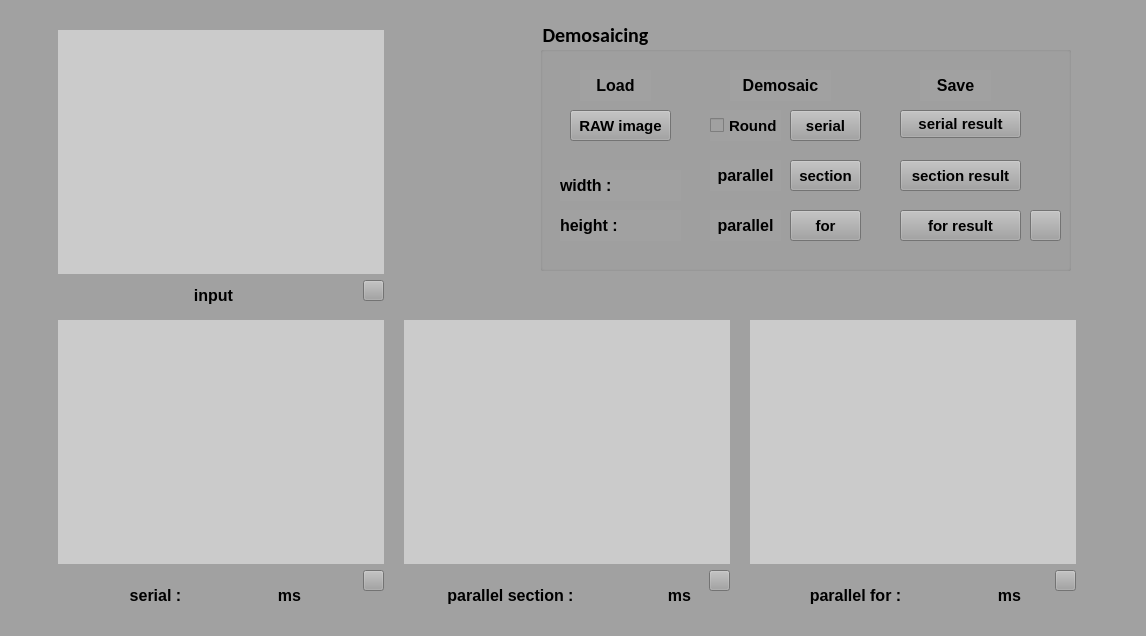
<?xml version="1.0" encoding="UTF-8"?>
<ui version="4.0">
 <class>QtBayerClass</class>
 <widget class="QMainWindow" name="QtBayerClass">
  <property name="geometry">
   <rect>
    <x>0</x>
    <y>0</y>
    <width>1146</width>
    <height>636</height>
   </rect>
  </property>
  <property name="windowTitle">
   <string>Demosaic(8bit-&gt;10bit)</string>
  </property>
  <property name="layoutDirection">
   <enum>Qt::LeftToRight</enum>
  </property>
  <property name="styleSheet">
   <string notr="true">background-color: rgb(161, 161, 161);</string>
  </property>
  <widget class="QWidget" name="centralWidget">
   <widget class="QLabel" name="label_input">
    <property name="geometry">
     <rect>
      <x>58</x>
      <y>30</y>
      <width>326</width>
      <height>244</height>
     </rect>
    </property>
    <property name="styleSheet">
     <string notr="true">background-color: rgb(203, 203, 203);</string>
    </property>
    <property name="text">
     <string/>
    </property>
   </widget>
   <widget class="QLabel" name="label_serial">
    <property name="geometry">
     <rect>
      <x>58</x>
      <y>320</y>
      <width>326</width>
      <height>244</height>
     </rect>
    </property>
    <property name="styleSheet">
     <string notr="true">background-color: rgb(203, 203, 203);</string>
    </property>
    <property name="text">
     <string/>
    </property>
   </widget>
   <widget class="QLabel" name="label_section">
    <property name="geometry">
     <rect>
      <x>404</x>
      <y>320</y>
      <width>326</width>
      <height>244</height>
     </rect>
    </property>
    <property name="styleSheet">
     <string notr="true">background-color: rgb(203, 203, 203);</string>
    </property>
    <property name="text">
     <string/>
    </property>
   </widget>
   <widget class="QLabel" name="label_for">
    <property name="geometry">
     <rect>
      <x>750</x>
      <y>320</y>
      <width>326</width>
      <height>244</height>
     </rect>
    </property>
    <property name="styleSheet">
     <string notr="true">background-color: rgb(203, 203, 203);</string>
    </property>
    <property name="text">
     <string/>
    </property>
   </widget>
   <widget class="QLabel" name="label">
    <property name="geometry">
     <rect>
      <x>178</x>
      <y>280</y>
      <width>71</width>
      <height>31</height>
     </rect>
    </property>
    <property name="text">
     <string>&lt;html&gt;&lt;head/&gt;&lt;body&gt;&lt;p align=&quot;center&quot;&gt;&lt;span style=&quot; font-size:12pt; font-weight:600;&quot;&gt;input&lt;/span&gt;&lt;/p&gt;&lt;/body&gt;&lt;/html&gt;</string>
    </property>
   </widget>
   <widget class="QLabel" name="label_2">
    <property name="geometry">
     <rect>
      <x>120</x>
      <y>580</y>
      <width>71</width>
      <height>31</height>
     </rect>
    </property>
    <property name="text">
     <string>&lt;html&gt;&lt;head/&gt;&lt;body&gt;&lt;p align=&quot;center&quot;&gt;&lt;span style=&quot; font-size:12pt; font-weight:600;&quot;&gt;serial :&lt;/span&gt;&lt;/p&gt;&lt;/body&gt;&lt;/html&gt;</string>
    </property>
   </widget>
   <widget class="QLabel" name="label_3">
    <property name="geometry">
     <rect>
      <x>440</x>
      <y>580</y>
      <width>141</width>
      <height>31</height>
     </rect>
    </property>
    <property name="text">
     <string>&lt;html&gt;&lt;head/&gt;&lt;body&gt;&lt;p align=&quot;center&quot;&gt;&lt;span style=&quot; font-size:12pt; font-weight:600;&quot;&gt;parallel section :&lt;/span&gt;&lt;/p&gt;&lt;/body&gt;&lt;/html&gt;</string>
    </property>
   </widget>
   <widget class="QLabel" name="label_4">
    <property name="geometry">
     <rect>
      <x>800</x>
      <y>580</y>
      <width>111</width>
      <height>31</height>
     </rect>
    </property>
    <property name="text">
     <string>&lt;html&gt;&lt;head/&gt;&lt;body&gt;&lt;p align=&quot;center&quot;&gt;&lt;span style=&quot; font-size:12pt; font-weight:600;&quot;&gt;parallel for :&lt;/span&gt;&lt;/p&gt;&lt;/body&gt;&lt;/html&gt;</string>
    </property>
   </widget>
   <widget class="QLabel" name="label_ser">
    <property name="geometry">
     <rect>
      <x>200</x>
      <y>580</y>
      <width>101</width>
      <height>31</height>
     </rect>
    </property>
    <property name="text">
     <string>&lt;html&gt;&lt;head/&gt;&lt;body&gt;&lt;p align=&quot;right&quot;&gt;&lt;span style=&quot; font-size:12pt; font-weight:600;&quot;&gt;ms&lt;/span&gt;&lt;/p&gt;&lt;/body&gt;&lt;/html&gt;</string>
    </property>
   </widget>
   <widget class="QLabel" name="label_sec">
    <property name="geometry">
     <rect>
      <x>590</x>
      <y>580</y>
      <width>101</width>
      <height>31</height>
     </rect>
    </property>
    <property name="text">
     <string>&lt;html&gt;&lt;head/&gt;&lt;body&gt;&lt;p align=&quot;right&quot;&gt;&lt;span style=&quot; font-size:12pt; font-weight:600;&quot;&gt;ms&lt;/span&gt;&lt;/p&gt;&lt;/body&gt;&lt;/html&gt;</string>
    </property>
   </widget>
   <widget class="QLabel" name="label_for_2">
    <property name="geometry">
     <rect>
      <x>920</x>
      <y>580</y>
      <width>101</width>
      <height>31</height>
     </rect>
    </property>
    <property name="text">
     <string>&lt;html&gt;&lt;head/&gt;&lt;body&gt;&lt;p align=&quot;right&quot;&gt;&lt;span style=&quot; font-size:12pt; font-weight:600;&quot;&gt;ms&lt;/span&gt;&lt;/p&gt;&lt;/body&gt;&lt;/html&gt;</string>
    </property>
   </widget>
   <widget class="QGroupBox" name="groupBox">
    <property name="geometry">
     <rect>
      <x>540</x>
      <y>20</y>
      <width>531</width>
      <height>251</height>
     </rect>
    </property>
    <property name="font">
     <font>
      <family>Calibri</family>
      <pointsize>15</pointsize>
      <weight>75</weight>
      <bold>true</bold>
     </font>
    </property>
    <property name="title">
     <string>Demosaicing</string>
    </property>
    <widget class="QPushButton" name="pushButton_load">
     <property name="geometry">
      <rect>
       <x>30</x>
       <y>90</y>
       <width>101</width>
       <height>31</height>
      </rect>
     </property>
     <property name="font">
      <font>
       <pointsize>11</pointsize>
       <weight>75</weight>
       <bold>true</bold>
      </font>
     </property>
     <property name="text">
      <string>RAW image</string>
     </property>
    </widget>
    <widget class="QPushButton" name="pushButton_serial">
     <property name="geometry">
      <rect>
       <x>250</x>
       <y>90</y>
       <width>71</width>
       <height>31</height>
      </rect>
     </property>
     <property name="font">
      <font>
       <pointsize>11</pointsize>
       <weight>75</weight>
       <bold>true</bold>
      </font>
     </property>
     <property name="text">
      <string>serial</string>
     </property>
    </widget>
    <widget class="QPushButton" name="pushButton_section">
     <property name="geometry">
      <rect>
       <x>250</x>
       <y>140</y>
       <width>71</width>
       <height>31</height>
      </rect>
     </property>
     <property name="font">
      <font>
       <pointsize>11</pointsize>
       <weight>75</weight>
       <bold>true</bold>
      </font>
     </property>
     <property name="text">
      <string>section</string>
     </property>
    </widget>
    <widget class="QPushButton" name="pushButton_for">
     <property name="geometry">
      <rect>
       <x>250</x>
       <y>190</y>
       <width>71</width>
       <height>31</height>
      </rect>
     </property>
     <property name="font">
      <font>
       <pointsize>11</pointsize>
       <weight>75</weight>
       <bold>true</bold>
      </font>
     </property>
     <property name="text">
      <string>for</string>
     </property>
    </widget>
    <widget class="QLabel" name="label_6">
     <property name="geometry">
      <rect>
       <x>170</x>
       <y>140</y>
       <width>71</width>
       <height>31</height>
      </rect>
     </property>
     <property name="text">
      <string>&lt;html&gt;&lt;head/&gt;&lt;body&gt;&lt;p align=&quot;center&quot;&gt;&lt;span style=&quot; font-size:12pt; font-weight:600;&quot;&gt;parallel&lt;/span&gt;&lt;/p&gt;&lt;/body&gt;&lt;/html&gt;</string>
     </property>
    </widget>
    <widget class="QLabel" name="label_7">
     <property name="geometry">
      <rect>
       <x>170</x>
       <y>190</y>
       <width>71</width>
       <height>31</height>
      </rect>
     </property>
     <property name="text">
      <string>&lt;html&gt;&lt;head/&gt;&lt;body&gt;&lt;p align=&quot;center&quot;&gt;&lt;span style=&quot; font-size:12pt; font-weight:600;&quot;&gt;parallel&lt;/span&gt;&lt;/p&gt;&lt;/body&gt;&lt;/html&gt;</string>
     </property>
    </widget>
    <widget class="QPushButton" name="pushButton_savebit">
     <property name="geometry">
      <rect>
       <x>360</x>
       <y>90</y>
       <width>121</width>
       <height>28</height>
      </rect>
     </property>
     <property name="font">
      <font>
       <pointsize>11</pointsize>
       <weight>75</weight>
       <bold>true</bold>
      </font>
     </property>
     <property name="text">
      <string>serial result</string>
     </property>
    </widget>
    <widget class="QPushButton" name="pushButton_savebit_2">
     <property name="geometry">
      <rect>
       <x>360</x>
       <y>140</y>
       <width>121</width>
       <height>31</height>
      </rect>
     </property>
     <property name="font">
      <font>
       <pointsize>11</pointsize>
       <weight>75</weight>
       <bold>true</bold>
      </font>
     </property>
     <property name="text">
      <string>section result</string>
     </property>
    </widget>
    <widget class="QLabel" name="label_8">
     <property name="geometry">
      <rect>
       <x>380</x>
       <y>50</y>
       <width>71</width>
       <height>31</height>
      </rect>
     </property>
     <property name="text">
      <string>&lt;html&gt;&lt;head/&gt;&lt;body&gt;&lt;p align=&quot;center&quot;&gt;&lt;span style=&quot; font-size:12pt; font-weight:600;&quot;&gt;Save&lt;/span&gt;&lt;/p&gt;&lt;/body&gt;&lt;/html&gt;</string>
     </property>
    </widget>
    <widget class="QPushButton" name="pushButton_savebit_3">
     <property name="geometry">
      <rect>
       <x>360</x>
       <y>190</y>
       <width>121</width>
       <height>31</height>
      </rect>
     </property>
     <property name="font">
      <font>
       <pointsize>11</pointsize>
       <weight>75</weight>
       <bold>true</bold>
      </font>
     </property>
     <property name="text">
      <string>for result</string>
     </property>
    </widget>
    <widget class="QLabel" name="label_9">
     <property name="geometry">
      <rect>
       <x>40</x>
       <y>50</y>
       <width>71</width>
       <height>31</height>
      </rect>
     </property>
     <property name="text">
      <string>&lt;html&gt;&lt;head/&gt;&lt;body&gt;&lt;p align=&quot;center&quot;&gt;&lt;span style=&quot; font-size:12pt; font-weight:600;&quot;&gt;Load&lt;/span&gt;&lt;/p&gt;&lt;/body&gt;&lt;/html&gt;</string>
     </property>
    </widget>
    <widget class="QLabel" name="label_10">
     <property name="geometry">
      <rect>
       <x>190</x>
       <y>50</y>
       <width>101</width>
       <height>31</height>
      </rect>
     </property>
     <property name="text">
      <string>&lt;html&gt;&lt;head/&gt;&lt;body&gt;&lt;p align=&quot;center&quot;&gt;&lt;span style=&quot; font-size:12pt; font-weight:600;&quot;&gt;Demosaic&lt;/span&gt;&lt;/p&gt;&lt;/body&gt;&lt;/html&gt;</string>
     </property>
    </widget>
    <widget class="QTextBrowser" name="textBrowser_w">
     <property name="geometry">
      <rect>
       <x>90</x>
       <y>150</y>
       <width>51</width>
       <height>31</height>
      </rect>
     </property>
     <property name="font">
      <font>
       <pointsize>12</pointsize>
       <weight>75</weight>
       <bold>true</bold>
      </font>
     </property>
     <property name="layoutDirection">
      <enum>Qt::RightToLeft</enum>
     </property>
     <property name="frameShape">
      <enum>QFrame::NoFrame</enum>
     </property>
     <property name="html">
      <string>&lt;!DOCTYPE HTML PUBLIC &quot;-//W3C//DTD HTML 4.0//EN&quot; &quot;http://www.w3.org/TR/REC-html40/strict.dtd&quot;&gt;
&lt;html&gt;&lt;head&gt;&lt;meta name=&quot;qrichtext&quot; content=&quot;1&quot; /&gt;&lt;style type=&quot;text/css&quot;&gt;
p, li { white-space: pre-wrap; }
&lt;/style&gt;&lt;/head&gt;&lt;body style=&quot; font-family:'Gulim'; font-size:12pt; font-weight:600; font-style:normal;&quot;&gt;
&lt;p align=&quot;right&quot; style=&quot;-qt-paragraph-type:empty; margin-top:0px; margin-bottom:0px; margin-left:0px; margin-right:0px; -qt-block-indent:0; text-indent:0px; font-size:9pt; font-weight:400;&quot;&gt;&lt;br /&gt;&lt;/p&gt;&lt;/body&gt;&lt;/html&gt;</string>
     </property>
    </widget>
    <widget class="QTextBrowser" name="textBrowser_h">
     <property name="geometry">
      <rect>
       <x>90</x>
       <y>190</y>
       <width>51</width>
       <height>31</height>
      </rect>
     </property>
     <property name="font">
      <font>
       <pointsize>12</pointsize>
       <weight>75</weight>
       <bold>true</bold>
      </font>
     </property>
     <property name="layoutDirection">
      <enum>Qt::RightToLeft</enum>
     </property>
     <property name="frameShape">
      <enum>QFrame::NoFrame</enum>
     </property>
     <property name="html">
      <string>&lt;!DOCTYPE HTML PUBLIC &quot;-//W3C//DTD HTML 4.0//EN&quot; &quot;http://www.w3.org/TR/REC-html40/strict.dtd&quot;&gt;
&lt;html&gt;&lt;head&gt;&lt;meta name=&quot;qrichtext&quot; content=&quot;1&quot; /&gt;&lt;style type=&quot;text/css&quot;&gt;
p, li { white-space: pre-wrap; }
&lt;/style&gt;&lt;/head&gt;&lt;body style=&quot; font-family:'Gulim'; font-size:12pt; font-weight:600; font-style:normal;&quot;&gt;
&lt;p align=&quot;right&quot; style=&quot;-qt-paragraph-type:empty; margin-top:0px; margin-bottom:0px; margin-left:0px; margin-right:0px; -qt-block-indent:0; text-indent:0px; font-size:9pt; font-weight:400;&quot;&gt;&lt;br /&gt;&lt;/p&gt;&lt;/body&gt;&lt;/html&gt;</string>
     </property>
    </widget>
    <widget class="QLabel" name="label_ser_2">
     <property name="geometry">
      <rect>
       <x>20</x>
       <y>150</y>
       <width>101</width>
       <height>31</height>
      </rect>
     </property>
     <property name="text">
      <string>&lt;html&gt;&lt;head/&gt;&lt;body&gt;&lt;p&gt;&lt;span style=&quot; font-size:12pt; font-weight:600;&quot;&gt;width  :&lt;/span&gt;&lt;/p&gt;&lt;/body&gt;&lt;/html&gt;</string>
     </property>
    </widget>
    <widget class="QLabel" name="label_ser_3">
     <property name="geometry">
      <rect>
       <x>20</x>
       <y>190</y>
       <width>101</width>
       <height>31</height>
      </rect>
     </property>
     <property name="text">
      <string>&lt;html&gt;&lt;head/&gt;&lt;body&gt;&lt;p&gt;&lt;span style=&quot; font-size:12pt; font-weight:600;&quot;&gt;height :&lt;/span&gt;&lt;/p&gt;&lt;/body&gt;&lt;/html&gt;</string>
     </property>
    </widget>
    <widget class="QPushButton" name="pushButton_info">
     <property name="geometry">
      <rect>
       <x>490</x>
       <y>190</y>
       <width>31</width>
       <height>31</height>
      </rect>
     </property>
     <property name="font">
      <font>
       <pointsize>11</pointsize>
       <weight>75</weight>
       <bold>true</bold>
      </font>
     </property>
     <property name="text">
      <string/>
     </property>
    </widget>
    <widget class="QCheckBox" name="checkBox">
     <property name="geometry">
      <rect>
       <x>170</x>
       <y>90</y>
       <width>71</width>
       <height>31</height>
      </rect>
     </property>
     <property name="font">
      <font>
       <pointsize>11</pointsize>
       <weight>75</weight>
       <bold>true</bold>
      </font>
     </property>
     <property name="text">
      <string>Round</string>
     </property>
    </widget>
    <zorder>pushButton_load</zorder>
    <zorder>pushButton_serial</zorder>
    <zorder>pushButton_section</zorder>
    <zorder>pushButton_for</zorder>
    <zorder>label_6</zorder>
    <zorder>label_7</zorder>
    <zorder>pushButton_savebit</zorder>
    <zorder>pushButton_savebit_2</zorder>
    <zorder>label_8</zorder>
    <zorder>pushButton_savebit_3</zorder>
    <zorder>label_9</zorder>
    <zorder>label_10</zorder>
    <zorder>label_ser_2</zorder>
    <zorder>label_ser_3</zorder>
    <zorder>textBrowser_w</zorder>
    <zorder>textBrowser_h</zorder>
    <zorder>pushButton_info</zorder>
    <zorder>checkBox</zorder>
   </widget>
   <widget class="QTextBrowser" name="textBrowser_ser">
    <property name="geometry">
     <rect>
      <x>190</x>
      <y>580</y>
      <width>81</width>
      <height>31</height>
     </rect>
    </property>
    <property name="font">
     <font>
      <pointsize>12</pointsize>
      <weight>75</weight>
      <bold>true</bold>
     </font>
    </property>
    <property name="layoutDirection">
     <enum>Qt::RightToLeft</enum>
    </property>
    <property name="frameShape">
     <enum>QFrame::NoFrame</enum>
    </property>
    <property name="html">
     <string>&lt;!DOCTYPE HTML PUBLIC &quot;-//W3C//DTD HTML 4.0//EN&quot; &quot;http://www.w3.org/TR/REC-html40/strict.dtd&quot;&gt;
&lt;html&gt;&lt;head&gt;&lt;meta name=&quot;qrichtext&quot; content=&quot;1&quot; /&gt;&lt;style type=&quot;text/css&quot;&gt;
p, li { white-space: pre-wrap; }
&lt;/style&gt;&lt;/head&gt;&lt;body style=&quot; font-family:'Gulim'; font-size:12pt; font-weight:600; font-style:normal;&quot;&gt;
&lt;p align=&quot;right&quot; style=&quot;-qt-paragraph-type:empty; margin-top:0px; margin-bottom:0px; margin-left:0px; margin-right:0px; -qt-block-indent:0; text-indent:0px; font-size:9pt; font-weight:400;&quot;&gt;&lt;br /&gt;&lt;/p&gt;&lt;/body&gt;&lt;/html&gt;</string>
    </property>
   </widget>
   <widget class="QTextBrowser" name="textBrowser_sec">
    <property name="geometry">
     <rect>
      <x>580</x>
      <y>580</y>
      <width>81</width>
      <height>31</height>
     </rect>
    </property>
    <property name="font">
     <font>
      <pointsize>12</pointsize>
      <weight>75</weight>
      <bold>true</bold>
     </font>
    </property>
    <property name="layoutDirection">
     <enum>Qt::RightToLeft</enum>
    </property>
    <property name="frameShape">
     <enum>QFrame::NoFrame</enum>
    </property>
    <property name="html">
     <string>&lt;!DOCTYPE HTML PUBLIC &quot;-//W3C//DTD HTML 4.0//EN&quot; &quot;http://www.w3.org/TR/REC-html40/strict.dtd&quot;&gt;
&lt;html&gt;&lt;head&gt;&lt;meta name=&quot;qrichtext&quot; content=&quot;1&quot; /&gt;&lt;style type=&quot;text/css&quot;&gt;
p, li { white-space: pre-wrap; }
&lt;/style&gt;&lt;/head&gt;&lt;body style=&quot; font-family:'Gulim'; font-size:12pt; font-weight:600; font-style:normal;&quot;&gt;
&lt;p align=&quot;right&quot; style=&quot;-qt-paragraph-type:empty; margin-top:0px; margin-bottom:0px; margin-left:0px; margin-right:0px; -qt-block-indent:0; text-indent:0px; font-size:9pt; font-weight:400;&quot;&gt;&lt;br /&gt;&lt;/p&gt;&lt;/body&gt;&lt;/html&gt;</string>
    </property>
   </widget>
   <widget class="QTextBrowser" name="textBrowser_for">
    <property name="geometry">
     <rect>
      <x>910</x>
      <y>580</y>
      <width>81</width>
      <height>31</height>
     </rect>
    </property>
    <property name="font">
     <font>
      <pointsize>12</pointsize>
      <weight>75</weight>
      <bold>true</bold>
     </font>
    </property>
    <property name="layoutDirection">
     <enum>Qt::RightToLeft</enum>
    </property>
    <property name="frameShape">
     <enum>QFrame::NoFrame</enum>
    </property>
    <property name="html">
     <string>&lt;!DOCTYPE HTML PUBLIC &quot;-//W3C//DTD HTML 4.0//EN&quot; &quot;http://www.w3.org/TR/REC-html40/strict.dtd&quot;&gt;
&lt;html&gt;&lt;head&gt;&lt;meta name=&quot;qrichtext&quot; content=&quot;1&quot; /&gt;&lt;style type=&quot;text/css&quot;&gt;
p, li { white-space: pre-wrap; }
&lt;/style&gt;&lt;/head&gt;&lt;body style=&quot; font-family:'Gulim'; font-size:12pt; font-weight:600; font-style:normal;&quot;&gt;
&lt;p align=&quot;right&quot; style=&quot;-qt-paragraph-type:empty; margin-top:0px; margin-bottom:0px; margin-left:0px; margin-right:0px; -qt-block-indent:0; text-indent:0px; font-size:9pt; font-weight:400;&quot;&gt;&lt;br /&gt;&lt;/p&gt;&lt;/body&gt;&lt;/html&gt;</string>
    </property>
   </widget>
   <widget class="QPushButton" name="input_z">
    <property name="geometry">
     <rect>
      <x>363</x>
      <y>280</y>
      <width>21</width>
      <height>21</height>
     </rect>
    </property>
    <property name="text">
     <string/>
    </property>
   </widget>
   <widget class="QPushButton" name="serial_z">
    <property name="geometry">
     <rect>
      <x>363</x>
      <y>570</y>
      <width>21</width>
      <height>21</height>
     </rect>
    </property>
    <property name="text">
     <string/>
    </property>
   </widget>
   <widget class="QPushButton" name="section_z">
    <property name="geometry">
     <rect>
      <x>709</x>
      <y>570</y>
      <width>21</width>
      <height>21</height>
     </rect>
    </property>
    <property name="text">
     <string/>
    </property>
   </widget>
   <widget class="QPushButton" name="for_z">
    <property name="geometry">
     <rect>
      <x>1055</x>
      <y>570</y>
      <width>21</width>
      <height>21</height>
     </rect>
    </property>
    <property name="text">
     <string/>
    </property>
   </widget>
  </widget>
  <widget class="QStatusBar" name="statusBar"/>
 </widget>
 <layoutdefault spacing="6" margin="11"/>
 <resources>
  <include location="QtBayer.qrc"/>
 </resources>
 <connections>
  <connection>
   <sender>pushButton_load</sender>
   <signal>clicked()</signal>
   <receiver>QtBayerClass</receiver>
   <slot>LoadRawImage()</slot>
   <hints>
    <hint type="sourcelabel">
     <x>613</x>
     <y>110</y>
    </hint>
    <hint type="destinationlabel">
     <x>496</x>
     <y>151</y>
    </hint>
   </hints>
  </connection>
  <connection>
   <sender>pushButton_serial</sender>
   <signal>clicked()</signal>
   <receiver>QtBayerClass</receiver>
   <slot>serial()</slot>
   <hints>
    <hint type="sourcelabel">
     <x>829</x>
     <y>123</y>
    </hint>
    <hint type="destinationlabel">
     <x>462</x>
     <y>190</y>
    </hint>
   </hints>
  </connection>
  <connection>
   <sender>pushButton_section</sender>
   <signal>clicked()</signal>
   <receiver>QtBayerClass</receiver>
   <slot>pa_section()</slot>
   <hints>
    <hint type="sourcelabel">
     <x>825</x>
     <y>176</y>
    </hint>
    <hint type="destinationlabel">
     <x>460</x>
     <y>237</y>
    </hint>
   </hints>
  </connection>
  <connection>
   <sender>pushButton_for</sender>
   <signal>clicked()</signal>
   <receiver>QtBayerClass</receiver>
   <slot>pa_for()</slot>
   <hints>
    <hint type="sourcelabel">
     <x>848</x>
     <y>223</y>
    </hint>
    <hint type="destinationlabel">
     <x>453</x>
     <y>277</y>
    </hint>
   </hints>
  </connection>
  <connection>
   <sender>pushButton_savebit</sender>
   <signal>clicked()</signal>
   <receiver>QtBayerClass</receiver>
   <slot>serial_save()</slot>
   <hints>
    <hint type="sourcelabel">
     <x>1001</x>
     <y>124</y>
    </hint>
    <hint type="destinationlabel">
     <x>1109</x>
     <y>139</y>
    </hint>
   </hints>
  </connection>
  <connection>
   <sender>pushButton_savebit_2</sender>
   <signal>clicked()</signal>
   <receiver>QtBayerClass</receiver>
   <slot>section_save()</slot>
   <hints>
    <hint type="sourcelabel">
     <x>1006</x>
     <y>173</y>
    </hint>
    <hint type="destinationlabel">
     <x>1110</x>
     <y>192</y>
    </hint>
   </hints>
  </connection>
  <connection>
   <sender>pushButton_savebit_3</sender>
   <signal>clicked()</signal>
   <receiver>QtBayerClass</receiver>
   <slot>for_save()</slot>
   <hints>
    <hint type="sourcelabel">
     <x>1006</x>
     <y>228</y>
    </hint>
    <hint type="destinationlabel">
     <x>1104</x>
     <y>249</y>
    </hint>
   </hints>
  </connection>
  <connection>
   <sender>input_z</sender>
   <signal>clicked()</signal>
   <receiver>QtBayerClass</receiver>
   <slot>inputzoom()</slot>
   <hints>
    <hint type="sourcelabel">
     <x>369</x>
     <y>290</y>
    </hint>
    <hint type="destinationlabel">
     <x>317</x>
     <y>285</y>
    </hint>
   </hints>
  </connection>
  <connection>
   <sender>serial_z</sender>
   <signal>clicked()</signal>
   <receiver>QtBayerClass</receiver>
   <slot>serialzoom()</slot>
   <hints>
    <hint type="sourcelabel">
     <x>372</x>
     <y>581</y>
    </hint>
    <hint type="destinationlabel">
     <x>333</x>
     <y>581</y>
    </hint>
   </hints>
  </connection>
  <connection>
   <sender>section_z</sender>
   <signal>clicked()</signal>
   <receiver>QtBayerClass</receiver>
   <slot>sectionzoom()</slot>
   <hints>
    <hint type="sourcelabel">
     <x>725</x>
     <y>586</y>
    </hint>
    <hint type="destinationlabel">
     <x>766</x>
     <y>588</y>
    </hint>
   </hints>
  </connection>
  <connection>
   <sender>for_z</sender>
   <signal>clicked()</signal>
   <receiver>QtBayerClass</receiver>
   <slot>forzoom()</slot>
   <hints>
    <hint type="sourcelabel">
     <x>1068</x>
     <y>581</y>
    </hint>
    <hint type="destinationlabel">
     <x>1113</x>
     <y>581</y>
    </hint>
   </hints>
  </connection>
  <connection>
   <sender>pushButton_info</sender>
   <signal>clicked()</signal>
   <receiver>QtBayerClass</receiver>
   <slot>show_info()</slot>
   <hints>
    <hint type="sourcelabel">
     <x>1048</x>
     <y>224</y>
    </hint>
    <hint type="destinationlabel">
     <x>1073</x>
     <y>289</y>
    </hint>
   </hints>
  </connection>
  <connection>
   <sender>checkBox</sender>
   <signal>toggled(bool)</signal>
   <receiver>QtBayerClass</receiver>
   <slot>check_round()</slot>
   <hints>
    <hint type="sourcelabel">
     <x>724</x>
     <y>127</y>
    </hint>
    <hint type="destinationlabel">
     <x>660</x>
     <y>286</y>
    </hint>
   </hints>
  </connection>
 </connections>
 <slots>
  <slot>LoadRawImage()</slot>
  <slot>serial()</slot>
  <slot>pa_section()</slot>
  <slot>pa_for()</slot>
  <slot>serial_save()</slot>
  <slot>section_save()</slot>
  <slot>for_save()</slot>
  <slot>inputzoom()</slot>
  <slot>serialzoom()</slot>
  <slot>sectionzoom()</slot>
  <slot>forzoom()</slot>
  <slot>show_info()</slot>
  <slot>check_round()</slot>
 </slots>
</ui>
